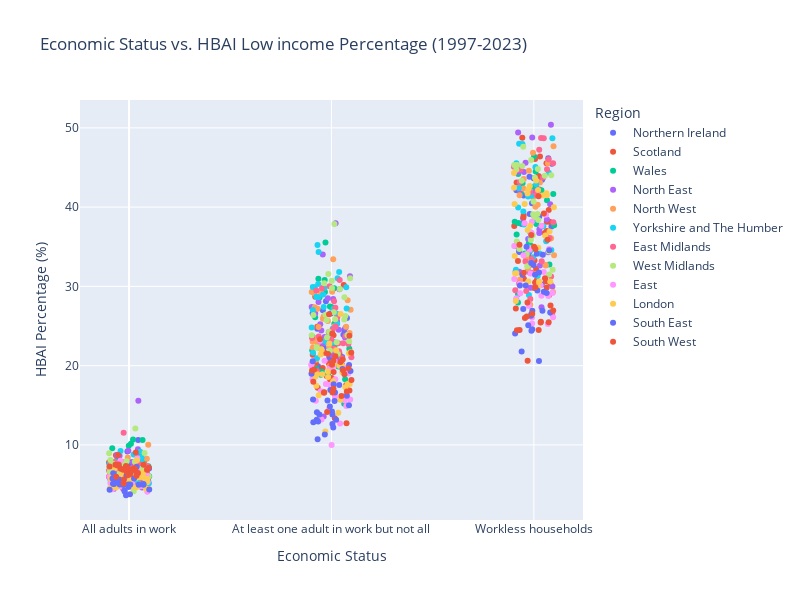

Notebook code cell kept with this figure:
### Markdown cell above
strong positive relationship: as household employment decreases, the likelihood of being low-income increases significantly.

 even if all adults are working, there are still considerable percentages below average income.  This suggests that employment alone isn’t a complete safeguard against poverty. (Low Wages, cost of living, household size- adults with large # of dependents  )

### Code cell
region_plot=BHC.copy()

status_map = {'All adults in work': 0, 'At least one adult in work but not all': 1, 'Workless households': 2}
region_plot['x_jitter'] = region_plot['Economic Status'].map(status_map) + np.random.uniform(-0.1, 0.1, size=len(region_plot))

# Scatter plot with Plotly Express
fig = px.scatter(region_plot, x='x_jitter', y='Low income pct', color='Region', 
                 #text='Regions', 
                 hover_data=['Year'], title='Economic Status vs. HBAI Low income Percentage (1997-2023)',
                 labels={'x_jitter': 'Economic Status', 'Low income pct': 'Low Income Percentage (%)'},)

fig.update_xaxes(
    tickvals=[0, 1, 2],
    ticktext=['All adults in work', 'At least one adult in work but not all', 'Workless households']
)

# Update layout
fig.update_traces(textposition='top center')
fig.update_layout(xaxis_title='Economic Status', yaxis_title='HBAI Percentage (%)', 
                  showlegend=True, height=600, width=800)

# Add trend lines for each region
#for region in BHC['Region'].unique():
#    region_data = BHC[BHC['Region'] == region]
#    fig.add_scatter(
#        x=region_data['Economic Status'],
#        y=region_data['Low income pct'],
#        mode='lines',
#        name=f'Trend {region}',
#        line=dict(dash='dash'),
#        showlegend=True
#    )


# Show plot
fig.show()
